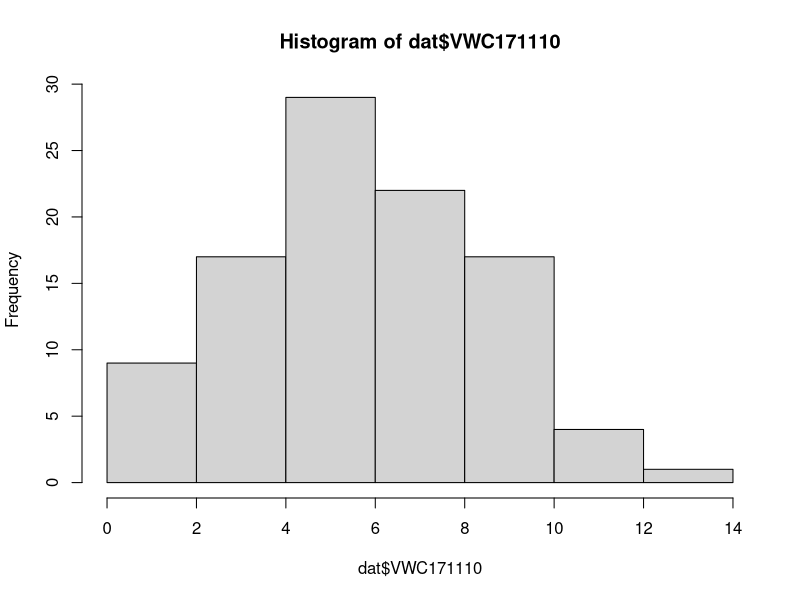
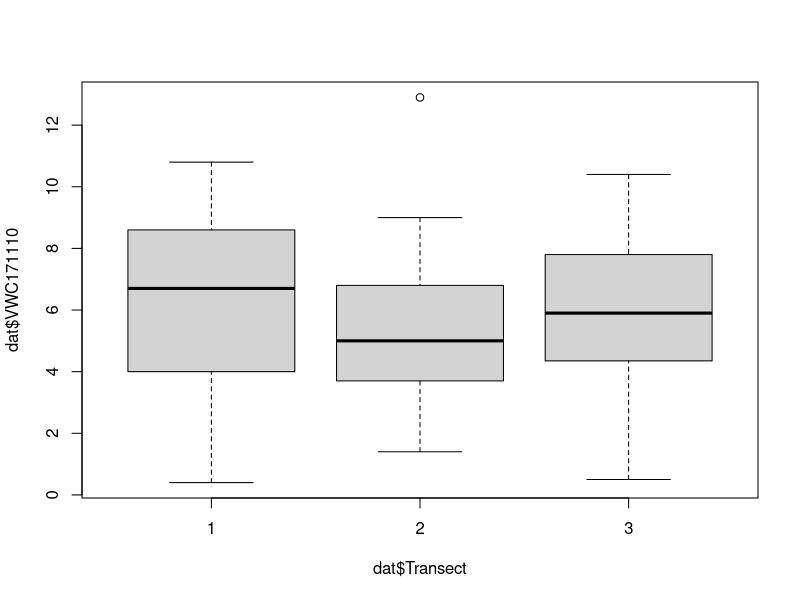
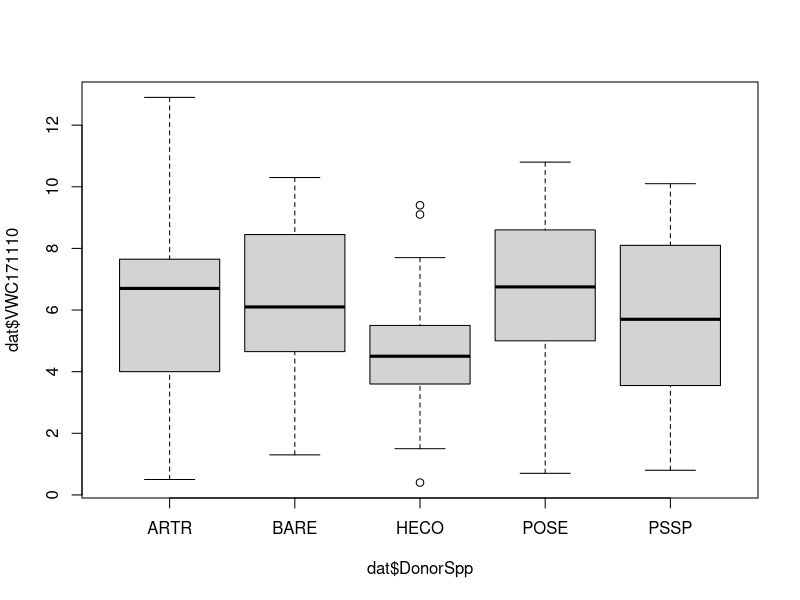
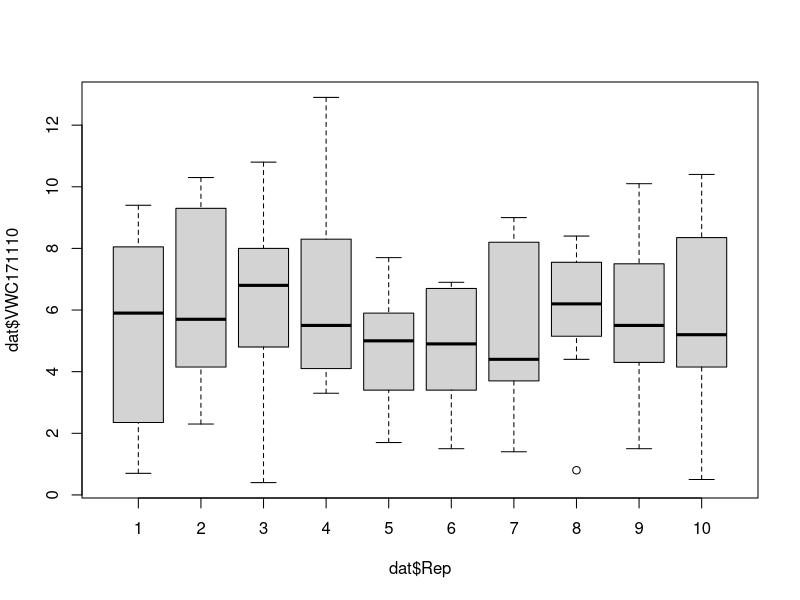
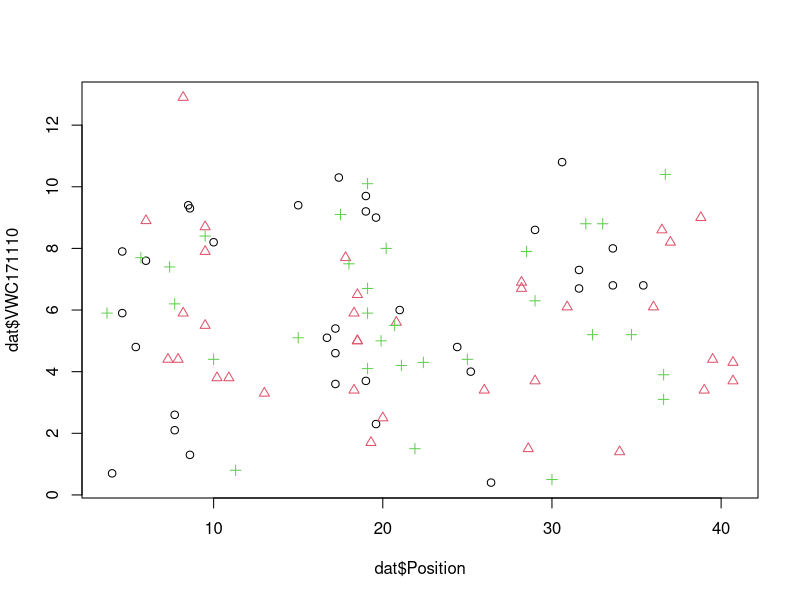

Write the R code that produced these figures, in order.
setwd("C:/Users/A02268715/Box Sync/PSFcoexist/R")

#Data
all<-read.csv("Transplant data 171107.csv")
dat<-subset(all,!is.na(VWC171110))

#Prelim examination/dataviz
hist(dat$VWC171110)#pretty normal
boxplot(dat$VWC171110~dat$Transect)#not too different
boxplot(dat$VWC171110~dat$DonorSpp)#HECO seems a bit low, ARTR largest range
boxplot(dat$VWC171110~dat$Rep)#not too different
plot(dat$Position,dat$VWC171110,pch=dat$Transect,col=dat$Transect)#no super strong slope patterns

#Stats
m1<-lm(VWC171110~DonorSpp*factor(Transect),data=dat)#plant effects
summary(m1)#nothing
m2<-lm(VWC171110~Position*factor(Transect),data=dat)#spatial effects
summary(m2)#nothing
